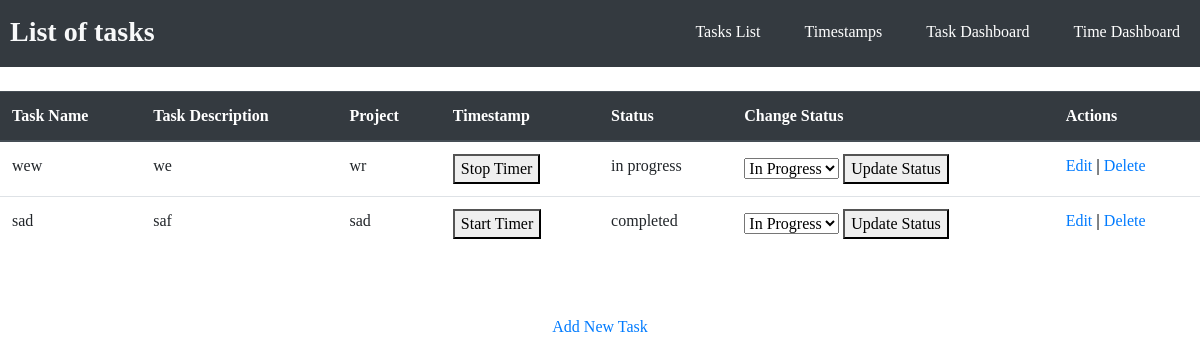
The app's page /show_tasks with its own data.
### tasks/models.py (models this page shows)
class Task(models.Model):
    task_name = models.CharField(max_length=100)
    task_description = models.TextField()
    timer_state = models.CharField(max_length=11, choices=TIMER_STATE, default='Start Timer') #Used to determine if the task should be tracking time to create a timestamp
    begin_time = models.DateTimeField(blank=True, null=True) #Needed to record start time of timestamps.
    project = models.CharField(max_length=100)
    status = models.CharField(max_length=11, choices=STATUSES, default='in progress')
    class Meta:
        db_table = "tasks"

### tasks/views.py (the view)
# urls.py: path('show_tasks', views.show_tasks),
def show_tasks(request):
    tasks = Task.objects.all()
    return render(request, "show_tasks.html", {'tasks':tasks})

### tasks/templates/show_tasks.html (shortened to what this page needs)
<!DOCTYPE html>
<head>
	<link rel="stylesheet" href="https://stackpath.bootstrapcdn.com/bootstrap/4.3.1/css/bootstrap.min.css">
</head>
<body>
<header>
	<div class="container_h">
		<h3 class="logo"><b>List of tasks</b></h3>
		<nav>
			<ul>
				<li><a href="/show_tasks">Tasks List</a></li>
				<li><a href="/show_timestamps">Timestamps</a></li>
				<li><a href="/show_task_dashboard">Task Dashboard</a></li>
				<li><a href="/show_time_dashboard">Time Dashboard</a></li>
			</ul>
		</nav>
	</div>
</header>
<br>
<table class="table">
    <thead class="thead-dark">
    <tr>
        <th>Task Name</th>
        <th>Task Description</th>
		<th>Project</th>
        <th>Timestamp</th>
        <th>Status</th>
		<th>Change Status</th>
        <th>Actions</th>
    </tr>
    </thead>
    <tbody>
{% for task in tasks %}
    <tr>
        <td>{{ task.task_name }}</td>
        <td>{{ task.task_description }}</td>
        <td>{{ task.project }}</td>
		<td>
			<form method="POST" action="/timestamp/{{task.id}}">
				<button type="submit">{{ task.timer_state }}</button>
			</form>
		</td>
        <td>{{ task.status }}</td>
		<td>
			<form method="POST" action="/status/{{task.id}}">
				<select id="id_status" name="status">
					<option value="in progress">In Progress</option>
				</select>
				<button type="submit">Update Status</button>
			</form>
		</td>
        <td>
            <a href="/edit_task/{{ task.id }}">Edit</a>
			<b> | </b>
            <a href="/delete_task/{{ task.id }}">Delete</a>
        </td>
    </tr>
{% endfor %}
    </tbody>
</table>
<br>
<br>
<center><a href="/add_task">Add New Task</a></center>
</body>
</html>

### tasks/templates/show_tasks.html (style rules this page uses)
html * { font-family: Verdana !important; }
header { background: #343a40; }
header::after { content: ''; display: table; clear: both; }
.logo { float: left; padding-top: 15px; margin-left: 10px; padding-bottom: 10px; border: none; }
nav { float: right; }
nav ul { margin: 0; padding: 0; list-style: none; }
nav li { color: #ffffff; display: inline-block; margin-left: 20px; margin-right: 20px; padding-top: 20px; position: relative; }
nav a { color: #ffffff; }
nav a::before { content: ''; display: block; height: 5px; background-color: #444; position: absolute; top: 0; width: 0%; transition: all ease-in-out 250ms; }
h3 { color: #f8f9fa; }

### records on screen
Task: task_name "wew", task_description "we", project "wr", timer_state "Stop Timer", status "in progress"
Task: task_name "sad", task_description "saf", project "sad", timer_state "Start Timer", status "completed"
